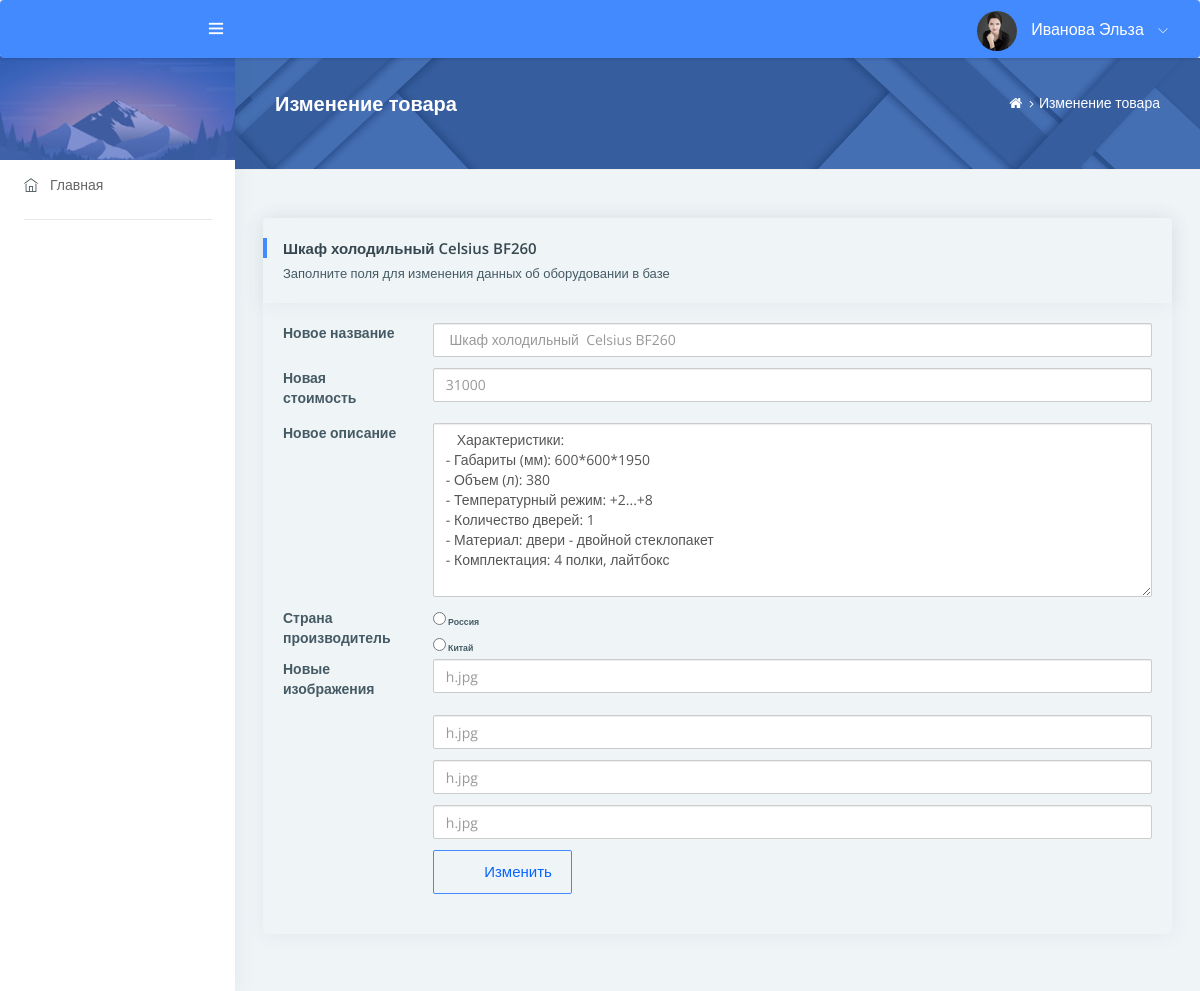
The page /edit_auto/3 on the database its author committed.
### app/models.py (models this page shows)
class Car(db.Model):
    id = db.Column(db.Integer, primary_key=True)
    name = db.Column(db.String(128))
    description = db.Column(db.Text())
    price = db.Column(db.Integer)
    transmission = db.Column(db.String(128))
    img = db.Column(db.String(128))
    img1 = db.Column(db.String(128))
    img2 = db.Column(db.String(128))
    img3 =db.Column(db.String(128))
    available = db.Column(db.Boolean, default=True)

### app/views.py (the view, shortened to what this page needs)
@app.route('/edit_auto/<int:car_id>', methods=['POST', 'GET'])
def edit_auto(car_id):
    car = Car.query.get(car_id)
    context = None
    db.session.commit()
    context = {
        'car': car,
    }
    return render_template('edit_auto.html', **context)

### app/templates/edit_auto.html (shortened to what this page needs)
<!DOCTYPE html>
<html lang="ru">
<head>
    <link rel="stylesheet" type="text/css" href="/bower_components/bootstrap/css/bootstrap.min.css">
    <link rel="stylesheet" href="/assets/pages/waves/css/waves.min.css" type="text/css" media="all">
    <link rel="stylesheet" type="text/css" href="/bower_components/font-awesome/css/font-awesome.min.css">
    <link rel="stylesheet" type="text/css" href="/bower_components/jquery-bar-rating/css/fontawesome-stars.css">
    <link rel="stylesheet" type="text/css" href="/assets/icon/themify-icons/themify-icons.css">
    <link rel="stylesheet" type="text/css" href="/assets/icon/icofont/css/icofont.css">
    <link rel="stylesheet" type="text/css" href="/assets/icon/font-awesome/css/font-awesome.min.css">
    <link rel="stylesheet" type="text/css" href="/assets/css/style.css">
    <link rel="stylesheet" type="text/css" href="/assets/css/jquery.mCustomScrollbar.css">
</head>
<body>
    <div id="pcoded" class="pcoded">
        <div class="pcoded-container navbar-wrapper">
            <nav class="navbar header-navbar pcoded-header">
                <div class="navbar-wrapper">
                    <div class="navbar-logo">
                        <a class="mobile-menu waves-effect waves-light" id="mobile-collapse" href="#!">
                            <i class="ti-menu"></i>
                        </a>
                    </div>
                    <div class="navbar-container container-fluid">
                        <ul class="nav-right">
                            <li class="user-profile header-notification">
                                <a href="#!" class="waves-effect waves-light">
                                    <img src="/assets/images/avatar-4.jpg" class="img-radius" alt="User-Profile-Image">
                                    <span>Иванова Эльза</span>
                                    <i class="ti-angle-down"></i>
                                </a>
                            </li>
                        </ul>
                    </div>
                </div>
            </nav>
            <div class="pcoded-main-container">
                <div class="pcoded-wrapper">
                    <nav class="pcoded-navbar">
                        <div class="pcoded-inner-navbar main-menu">
                            <div class="">
                                <div class="main-menu-header" style="min-height: 104px;">
                                </div>
                            </div>
                            <ul class="pcoded-item pcoded-left-item">
                                <li class="">
                                    <a href="/" class="waves-effect waves-dark">
                                        <span class="pcoded-micon"><i class="ti-home"></i><b>N</b></span>
                                        <span class="pcoded-mtext">Главная</span>
                                    </a>
                                </li>
                            </ul>
                        </div>
                    </nav>
                    <div class="pcoded-content">
                        <div class="page-header">
                            <div class="page-block">
                                <div class="row align-items-center">
                                    <div class="col-md-8">
                                        <div class="page-header-title">
                                            <h5 class="m-b-10">Изменение товара</h5>
                                        </div>
                                    </div>
                                    <div class="col-md-4">
                                        <ul class="breadcrumb">
                                            <li class="breadcrumb-item">
                                                <a href="/"> <i class="fa fa-home"></i> </a>
                                            </li>
                                            <li class="breadcrumb-item"><a href="#!">Изменение товара</a>
                                            </li>
                                        </ul>
                                    </div>
                                </div>
                            </div>
                        </div>
                        <div class="pcoded-inner-content">
                            <div class="main-body">
                                <div class="page-wrapper">
                                    <div class="page-body">
                                        <div class="row">
                                            <div class="col-sm-12">
                                                <div class="card">
                                                    <div class="card-header">
                                                        <h5>{{ car.name }}</h5>
                                                        <span>Заполните поля для изменения данных об оборудовании в
                                                            базе</span>
                                                    </div>
                                                    <div class="card-block">
                                                        <form name='edit' id="main" method="post" action="/edit_auto/{{ car.id }}">
                                                            <div class="form-group row">
                                                                <label class="col-sm-2 col-form-label">Новое название</label>
                                                                <div class="col-sm-10">
                                                                    <input type="text" class="form-control" name="new_name"
                                                                        id="name" placeholder="{{car.name}}">
                                                                </div>
                                                            </div>
                                                            <div class="form-group row">
                                                                <label class="col-sm-2 col-form-label">Новая стоимость</label>
                                                                <div class="col-sm-10">
                                                                    <input type="number" class="form-control" id="price"
                                                                        name="new_price" placeholder="{{car.price}}">
                                                                </div>
                                                            </div>
                                                            <div class="form-group row">
                                                                <label class="col-sm-2 col-form-label">Новое описание</label>
                                                                <div class="col-sm-10">
                                                                    <textarea type="text" class="form-control"
                                                                        name="new_description" id="description" rows="8"
                                                                        > {{car.description}} </textarea>
                                                                </div>
                                                            </div>
                                                            <div class="row">
                                                                <label class="col-sm-2 col-form-label">Страна производитель</label>
                                                                <div class="col-sm-10">
                                                                    <div class="form-check form-check-inline">
                                                                        <label class="form-check-label">
                                                                            <input class="form-check-input" type="radio"
                                                                                name="new_transmission" id="transmission-1"
                                                                                value="option1"> Россия
                                                                        </label>
                                                                    </div>
                                                                    <div class="form-check form-check-inline">
                                                                        <label class="form-check-label">
                                                                            <input class="form-check-input" type="radio"
                                                                                name="new_transmission" id="transmission-2"
                                                                                value="option2"> Китай
                                                                        </label>
                                                                    </div>
                                                                </div>
                                                            </div>
                                                            <div class="form-group row">
                                                                <label class="col-sm-2 col-form-label">Новые изображения</label>
                                                                <div class="col-sm-10">
                                                                    <input type="text" class="form-control"
                                                                        name="new_img" id="img"
                                                                        placeholder="{{car.img}}">
                                                                </div>
                                                            </div>
                                                            <div class="form-group row">
                                                                <label class="col-sm-2 col-form-label"> </label>
                                                                <div class="col-sm-10">
                                                                    <input type="text" class="form-control"
                                                                        name="new_img1" id="img1"
                                                                        placeholder="{{car.img1}}">
                                                                </div>
                                                            </div>
                                                            <div class="form-group row">
                                                                <label class="col-sm-2 col-form-label"> </label>
                                                                <div class="col-sm-10">
                                                                    <input type="text" class="form-control"
                                                                        name="new_img2" id="img2"
                                                                        placeholder="{{car.img2}}">
                                                                </div>
                                                            </div>
                                                            <div class="form-group row">
                                                                <label class="col-sm-2 col-form-label"> </label>
                                                                <div class="col-sm-10">
                                                                    <input type="text" class="form-control"
                                                                        name="new_img3" id="img3"
                                                                        placeholder="{{car.img3}}">
                                                                </div>
                                                            </div>
                                                            <div class="form-group row">
                                                                <label class="col-sm-2"></label>
                                                                <div class="col-sm-10">
                                                                    <button type="submit"
                                                                    class="btn btn-outline-primary waves-effect waves-light m-r-20">
                                                                    <i
                                                                        class="icofont icofont-edit f-16"></i>
                                                                    <span class="m-l-10">Изменить</span>
                                                                    </button>
                                                                </div>
                                                            </div>
                                                        </form>
                                                    </div>
                                                </div>
                                            </div>
                                        </div>
                                    </div>
                                </div>
                            </div>
                        </div>
                    </div>
                </div>
            </div>
        </div>
    </div>
</body>
</html>

### rows shown on the page
Car: name "Шкаф холодильный Celsius BF260", new_name "Шкаф холодильный Celsius BF260", new_price "31000", new_description "Характеристики: - Габариты (мм): 600*600*1950 - Объем (л): 380 - Температурный режим: +2...+8 - Количество дверей: 1 - Материал: двери - двойной стеклопакет - Комплектация: 4 полки, лайтбокс", new_img "h.jpg", new_img1 "h.jpg", new_img2 "h.jpg", new_img3 "h.jpg"
